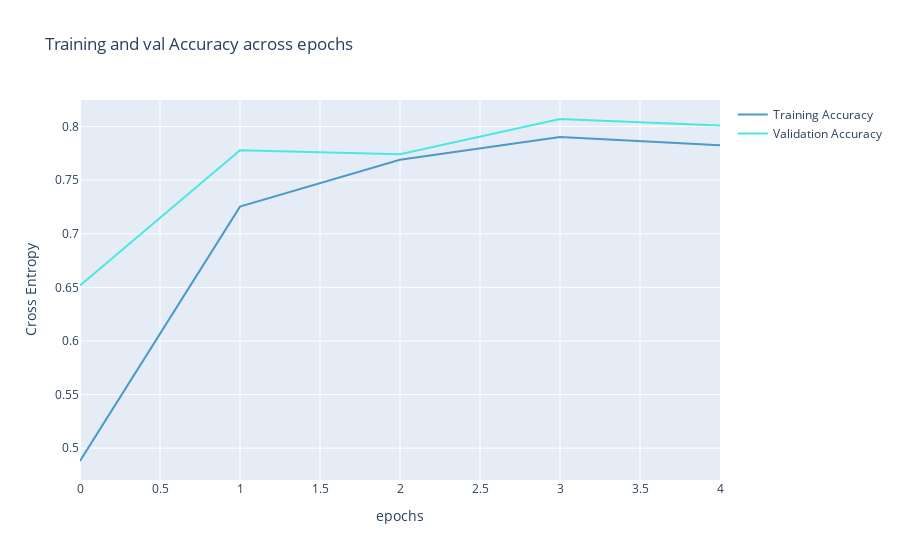

Notebook cell for this chart:
### Code cell
from plotly import graph_objects as go
color_chart = ["#4B9AC7", "#4BE8E0", "#9DD4F3", "#97FBF6", "#2A7FAF", "#23B1AB", "#0E3449", "#015955"]

fig = go.Figure(data=[
                      go.Scatter(
                          y=history["accuracy"],
                          name="Training Accuracy",
                          mode="lines",
                          marker=dict(
                              color=color_chart[0]
                          )),
                      go.Scatter(
                          y=history["val_accuracy"],
                          name="Validation Accuracy",
                          mode="lines",
                          marker=dict(
                              color=color_chart[1]
                          ))
])
fig.update_layout(
    title='Training and val Accuracy across epochs',
    xaxis_title='epochs',
    yaxis_title='Cross Entropy'    
)
fig.show()

### Figure 1 — Plotly figure (JSON) as saved in the notebook; plotly's stock layout.template omitted (floating-point values rounded to 4 significant figures)
{"data": [{"marker": {"color": "#4B9AC7"}, "mode": "lines", "name": "Training Accuracy", "type": "scatter", "y": [0.488, 0.7253, 0.769, 0.7903, 0.7825]}, {"marker": {"color": "#4BE8E0"}, "mode": "lines", "name": "Validation Accuracy", "type": "scatter", "y": [0.6517, 0.7779, 0.7743, 0.807, 0.801]}], "layout": {"title": {"text": "Training and val Accuracy across epochs"}, "xaxis": {"title": {"text": "epochs"}}, "yaxis": {"title": {"text": "Cross Entropy"}}}}
